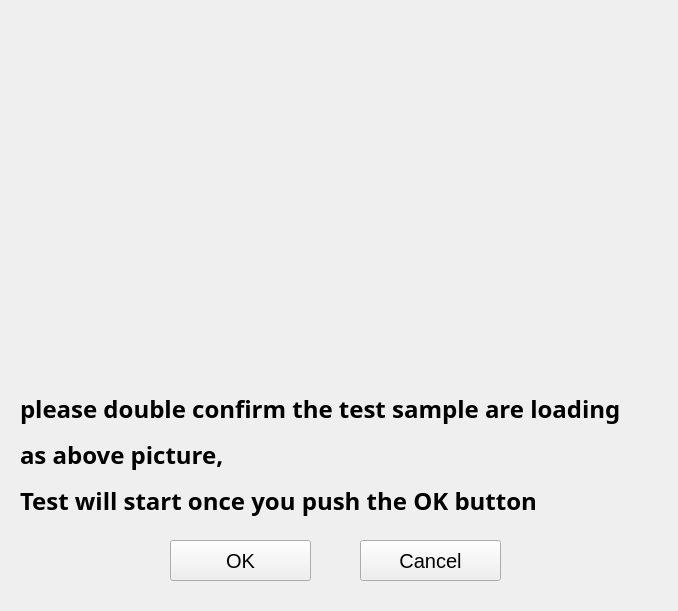
<?xml version="1.0" encoding="UTF-8"?>
<ui version="4.0">
 <class>Form</class>
 <widget class="QWidget" name="Form">
  <property name="geometry">
   <rect>
    <x>0</x>
    <y>0</y>
    <width>678</width>
    <height>611</height>
   </rect>
  </property>
  <property name="windowTitle">
   <string>Form</string>
  </property>
  <property name="styleSheet">
   <string notr="true"/>
  </property>
  <widget class="QLabel" name="label">
   <property name="geometry">
    <rect>
     <x>20</x>
     <y>390</y>
     <width>641</width>
     <height>131</height>
    </rect>
   </property>
   <property name="font">
    <font>
     <family>Bahnschrift SemiLight</family>
     <pointsize>18</pointsize>
     <weight>75</weight>
     <bold>true</bold>
     <underline>false</underline>
     <strikeout>false</strikeout>
    </font>
   </property>
   <property name="autoFillBackground">
    <bool>false</bool>
   </property>
   <property name="text">
    <string>&lt;html&gt;&lt;head/&gt;&lt;body&gt;&lt;p&gt;please double confirm the test sample are loading &lt;/p&gt;&lt;p&gt;as above picture, &lt;/p&gt;&lt;p&gt;Test will start once you push the OK button&lt;/p&gt;&lt;/body&gt;&lt;/html&gt;</string>
   </property>
   <property name="textFormat">
    <enum>Qt::AutoText</enum>
   </property>
  </widget>
  <widget class="QPushButton" name="pushButton_2">
   <property name="geometry">
    <rect>
     <x>360</x>
     <y>540</y>
     <width>141</width>
     <height>41</height>
    </rect>
   </property>
   <property name="font">
    <font>
     <pointsize>15</pointsize>
    </font>
   </property>
   <property name="text">
    <string>Cancel</string>
   </property>
  </widget>
  <widget class="QPushButton" name="pushButton">
   <property name="geometry">
    <rect>
     <x>170</x>
     <y>540</y>
     <width>141</width>
     <height>41</height>
    </rect>
   </property>
   <property name="font">
    <font>
     <pointsize>15</pointsize>
    </font>
   </property>
   <property name="text">
    <string>OK</string>
   </property>
  </widget>
  <widget class="QWidget" name="widget_bkg" native="true">
   <property name="geometry">
    <rect>
     <x>30</x>
     <y>20</y>
     <width>621</width>
     <height>351</height>
    </rect>
   </property>
   <property name="styleSheet">
    <string notr="true">background-image: url(:/fixture_slots/001.png);</string>
   </property>
  </widget>
 </widget>
 <resources>
  <include location="gloves_resource.qrc"/>
 </resources>
 <connections>
  <connection>
   <sender>pushButton</sender>
   <signal>clicked()</signal>
   <receiver>Form</receiver>
   <slot>on_btnOk_clicked()</slot>
   <hints>
    <hint type="sourcelabel">
     <x>255</x>
     <y>447</y>
    </hint>
    <hint type="destinationlabel">
     <x>257</x>
     <y>463</y>
    </hint>
   </hints>
  </connection>
  <connection>
   <sender>pushButton_2</sender>
   <signal>clicked()</signal>
   <receiver>Form</receiver>
   <slot>on_btnClose_clicked()</slot>
   <hints>
    <hint type="sourcelabel">
     <x>447</x>
     <y>435</y>
    </hint>
    <hint type="destinationlabel">
     <x>448</x>
     <y>460</y>
    </hint>
   </hints>
  </connection>
 </connections>
 <slots>
  <slot>on_btnOk_clicked()</slot>
  <slot>on_btnClose_clicked()</slot>
 </slots>
</ui>
